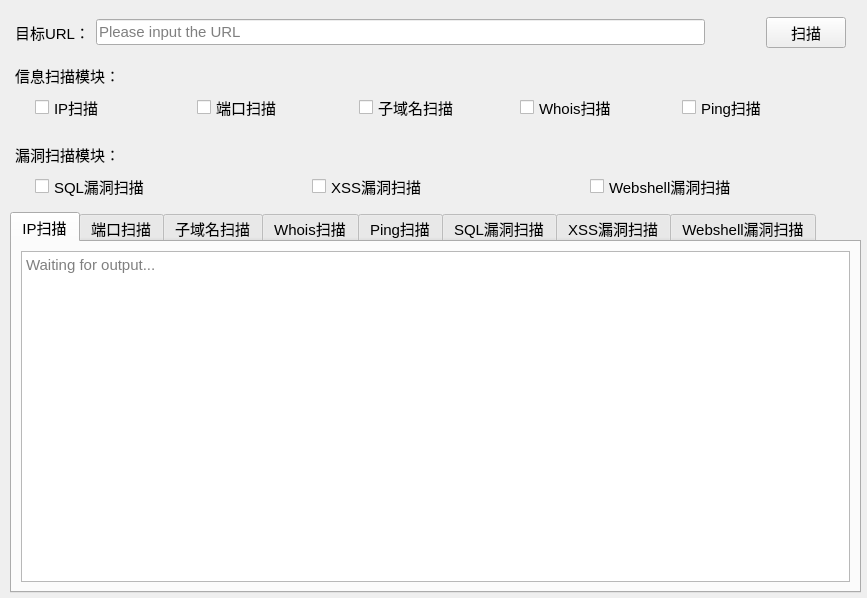
<?xml version="1.0" encoding="UTF-8"?>
<ui version="4.0">
 <class>widget_2</class>
 <widget class="QWidget" name="widget_2">
  <property name="geometry">
   <rect>
    <x>0</x>
    <y>0</y>
    <width>867</width>
    <height>598</height>
   </rect>
  </property>
  <property name="windowTitle">
   <string>URLScan</string>
  </property>
  <property name="styleSheet">
   <string notr="true">*{	
	font-family:Arial;
	font-size:15px;
}</string>
  </property>
  <widget class="QWidget" name="layoutWidget">
   <property name="geometry">
    <rect>
     <x>10</x>
     <y>12</y>
     <width>851</width>
     <height>581</height>
    </rect>
   </property>
   <layout class="QVBoxLayout" name="verticalLayout_11">
    <item>
     <layout class="QHBoxLayout" name="horizontalLayout_2" stretch="0,11,1,0">
      <property name="leftMargin">
       <number>5</number>
      </property>
      <property name="topMargin">
       <number>5</number>
      </property>
      <property name="rightMargin">
       <number>15</number>
      </property>
      <item>
       <widget class="QLabel" name="label">
        <property name="text">
         <string>目标URL：</string>
        </property>
        <property name="indent">
         <number>-2</number>
        </property>
       </widget>
      </item>
      <item>
       <widget class="QLineEdit" name="lineEdit">
        <property name="styleSheet">
         <string notr="true">font: 10pt &quot;Calibri&quot;;</string>
        </property>
        <property name="maxLength">
         <number>32794</number>
        </property>
        <property name="placeholderText">
         <string>Please input the URL</string>
        </property>
       </widget>
      </item>
      <item>
       <spacer name="horizontalSpacer">
        <property name="orientation">
         <enum>Qt::Horizontal</enum>
        </property>
        <property name="sizeHint" stdset="0">
         <size>
          <width>40</width>
          <height>20</height>
         </size>
        </property>
       </spacer>
      </item>
      <item>
       <widget class="QPushButton" name="pushButton">
        <property name="text">
         <string>扫描</string>
        </property>
       </widget>
      </item>
     </layout>
    </item>
    <item>
     <layout class="QVBoxLayout" name="verticalLayout_9">
      <property name="leftMargin">
       <number>5</number>
      </property>
      <property name="topMargin">
       <number>10</number>
      </property>
      <item>
       <widget class="QLabel" name="label_2">
        <property name="font">
         <font>
          <family>黑体</family>
          <pointsize>9</pointsize>
          <weight>50</weight>
          <italic>false</italic>
          <bold>false</bold>
         </font>
        </property>
        <property name="styleSheet">
         <string notr="true">font: 25 9pt &quot;Calibri Light&quot;;
font: 9pt &quot;黑体&quot;;
</string>
        </property>
        <property name="text">
         <string>&lt;html&gt;&lt;head/&gt;&lt;body&gt;&lt;p&gt;&lt;span style=&quot; font-size:11pt;&quot;&gt;信息扫描模块：&lt;/span&gt;&lt;/p&gt;&lt;/body&gt;&lt;/html&gt;</string>
        </property>
       </widget>
      </item>
      <item>
       <layout class="QHBoxLayout" name="horizontalLayout_3" stretch="0,0,0,0,0">
        <property name="spacing">
         <number>3</number>
        </property>
        <property name="leftMargin">
         <number>20</number>
        </property>
        <property name="topMargin">
         <number>0</number>
        </property>
        <property name="rightMargin">
         <number>20</number>
        </property>
        <property name="bottomMargin">
         <number>15</number>
        </property>
        <item>
         <widget class="QCheckBox" name="checkBox1">
          <property name="text">
           <string>IP扫描</string>
          </property>
          <property name="autoRepeatInterval">
           <number>100</number>
          </property>
         </widget>
        </item>
        <item>
         <widget class="QCheckBox" name="checkBox2">
          <property name="text">
           <string>端口扫描</string>
          </property>
         </widget>
        </item>
        <item>
         <widget class="QCheckBox" name="checkBox3">
          <property name="text">
           <string>子域名扫描</string>
          </property>
         </widget>
        </item>
        <item>
         <widget class="QCheckBox" name="checkBox4">
          <property name="text">
           <string>Whois扫描</string>
          </property>
         </widget>
        </item>
        <item>
         <widget class="QCheckBox" name="checkBox5">
          <property name="text">
           <string>Ping扫描</string>
          </property>
         </widget>
        </item>
       </layout>
      </item>
     </layout>
    </item>
    <item>
     <layout class="QVBoxLayout" name="verticalLayout_10">
      <property name="leftMargin">
       <number>5</number>
      </property>
      <property name="bottomMargin">
       <number>5</number>
      </property>
      <item>
       <widget class="QLabel" name="label_3">
        <property name="styleSheet">
         <string notr="true">
font: 9pt &quot;黑体&quot;;
</string>
        </property>
        <property name="text">
         <string>&lt;html&gt;&lt;head/&gt;&lt;body&gt;&lt;p&gt;&lt;span style=&quot; font-size:11pt;&quot;&gt;漏洞扫描模块：&lt;/span&gt;&lt;/p&gt;&lt;/body&gt;&lt;/html&gt;</string>
        </property>
       </widget>
      </item>
      <item>
       <layout class="QHBoxLayout" name="horizontalLayout_4" stretch="0,0,0">
        <property name="leftMargin">
         <number>20</number>
        </property>
        <item>
         <widget class="QCheckBox" name="checkBox6">
          <property name="text">
           <string>SQL漏洞扫描</string>
          </property>
          <property name="autoRepeatInterval">
           <number>100</number>
          </property>
         </widget>
        </item>
        <item>
         <widget class="QCheckBox" name="checkBox7">
          <property name="text">
           <string>XSS漏洞扫描</string>
          </property>
          <property name="autoRepeatInterval">
           <number>100</number>
          </property>
         </widget>
        </item>
        <item>
         <widget class="QCheckBox" name="checkBox8">
          <property name="text">
           <string>Webshell漏洞扫描</string>
          </property>
          <property name="autoRepeatInterval">
           <number>100</number>
          </property>
         </widget>
        </item>
       </layout>
      </item>
     </layout>
    </item>
    <item>
     <widget class="QTabWidget" name="tabWidget">
      <property name="styleSheet">
       <string notr="true"/>
      </property>
      <property name="currentIndex">
       <number>0</number>
      </property>
      <widget class="QWidget" name="tab1">
       <property name="enabled">
        <bool>true</bool>
       </property>
       <attribute name="title">
        <string>IP扫描</string>
       </attribute>
       <layout class="QVBoxLayout" name="verticalLayout_2">
        <item>
         <widget class="QTextBrowser" name="textBrowser">
          <property name="styleSheet">
           <string notr="true">font: 11pt &quot;Calibri&quot;;</string>
          </property>
          <property name="placeholderText">
           <string>Waiting for output...</string>
          </property>
         </widget>
        </item>
       </layout>
      </widget>
      <widget class="QWidget" name="tab2">
       <attribute name="title">
        <string>端口扫描</string>
       </attribute>
       <layout class="QVBoxLayout" name="verticalLayout_3">
        <item>
         <widget class="QTextBrowser" name="textBrowser2">
          <property name="font">
           <font>
            <family>Calibri</family>
            <pointsize>11</pointsize>
            <weight>50</weight>
            <italic>false</italic>
            <bold>false</bold>
           </font>
          </property>
          <property name="styleSheet">
           <string notr="true">font: 11pt &quot;Calibri&quot;;</string>
          </property>
          <property name="placeholderText">
           <string>Waiting for output...</string>
          </property>
         </widget>
        </item>
       </layout>
      </widget>
      <widget class="QWidget" name="tab3">
       <attribute name="title">
        <string>子域名扫描</string>
       </attribute>
       <layout class="QVBoxLayout" name="verticalLayout_4">
        <item>
         <widget class="QTextBrowser" name="textBrowser3">
          <property name="styleSheet">
           <string notr="true">font: 11pt &quot;Calibri&quot;;</string>
          </property>
          <property name="placeholderText">
           <string>Waiting for output...</string>
          </property>
         </widget>
        </item>
       </layout>
      </widget>
      <widget class="QWidget" name="tab4">
       <attribute name="title">
        <string>Whois扫描</string>
       </attribute>
       <layout class="QVBoxLayout" name="verticalLayout_5">
        <item>
         <widget class="QTextBrowser" name="textBrowser4">
          <property name="styleSheet">
           <string notr="true">font: 11pt &quot;Calibri&quot;;</string>
          </property>
          <property name="placeholderText">
           <string>Waiting for output...</string>
          </property>
         </widget>
        </item>
       </layout>
      </widget>
      <widget class="QWidget" name="tab5">
       <attribute name="title">
        <string>Ping扫描</string>
       </attribute>
       <layout class="QVBoxLayout" name="verticalLayout_6">
        <item>
         <widget class="QTextBrowser" name="textBrowser5">
          <property name="styleSheet">
           <string notr="true">font: 11pt &quot;Calibri&quot;;</string>
          </property>
          <property name="placeholderText">
           <string>Waiting for output...</string>
          </property>
         </widget>
        </item>
       </layout>
      </widget>
      <widget class="QWidget" name="taba">
       <attribute name="title">
        <string>SQL漏洞扫描</string>
       </attribute>
       <layout class="QVBoxLayout" name="verticalLayout_7">
        <item>
         <widget class="QTextBrowser" name="textBrowser6">
          <property name="styleSheet">
           <string notr="true">font: 11pt &quot;Calibri&quot;;</string>
          </property>
          <property name="placeholderText">
           <string>Waiting for output...</string>
          </property>
         </widget>
        </item>
       </layout>
      </widget>
      <widget class="QWidget" name="tabb">
       <attribute name="title">
        <string>XSS漏洞扫描</string>
       </attribute>
       <layout class="QVBoxLayout" name="verticalLayout_8">
        <item>
         <widget class="QTextBrowser" name="textBrowser7">
          <property name="styleSheet">
           <string notr="true">font: 11pt &quot;Calibri&quot;;</string>
          </property>
          <property name="placeholderText">
           <string>Waiting for output...</string>
          </property>
         </widget>
        </item>
       </layout>
      </widget>
      <widget class="QWidget" name="tabc">
       <attribute name="title">
        <string>Webshell漏洞扫描</string>
       </attribute>
       <layout class="QVBoxLayout" name="verticalLayout">
        <item>
         <widget class="QTextBrowser" name="textBrowser8">
          <property name="styleSheet">
           <string notr="true">font: 11pt &quot;Calibri&quot;;</string>
          </property>
          <property name="placeholderText">
           <string>Waiting for output...</string>
          </property>
         </widget>
        </item>
       </layout>
      </widget>
     </widget>
    </item>
   </layout>
  </widget>
 </widget>
 <resources/>
 <connections/>
</ui>
